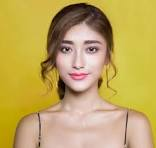
#> input picture notebook/download.jpeg, 156 x 148 px
$ jupyter execute retro_face_effect.ipynb
#> lines starting #> are read from the running program, lines starting #| are printed output that depends on the picture
[cell 1]
import cv2
import numpy as np
import matplotlib.pyplot as plt

[cell 2]
image_path = "download.jpeg"
img = cv2.imread(image_path)
#> img is the input picture: shape (148, 156, 3); mean B, G, R 93.6, 167.2, 193.1

if img is None:
    print("Image not found or failed to load.")

[cell 3]
# Load the image
image_path = "download.jpeg"
image = cv2.imread(image_path)
image = cv2.cvtColor(image, cv2.COLOR_BGR2RGB)  # Convert BGR to RGB for displaying with Matplotlib

[cell 4]
# Step 1: Pixelate the image
def pixelate(image, pixel_size=10):
    # Resize down
#> called with pixel_size = 10
    small = cv2.resize(image, (image.shape[1] // pixel_size, image.shape[0] // pixel_size), interpolation=cv2.INTER_LINEAR)
    # Resize up to original size
    pixelated_image = cv2.resize(small, (image.shape[1], image.shape[0]), interpolation=cv2.INTER_NEAREST)
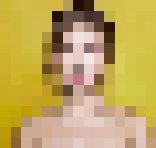
#> pixelated_image: shape (148, 156, 3); mean R, G, B 192.5, 166.7, 92.7
    return pixelated_image

pixelated_image = pixelate(image)

# Step 2: Add Noise (TV Static Effect)
def add_noise(image, amount=0.1):
#> called with amount = 0.1
    noisy_image = image.copy()
    num_salt = int(amount * image.size)
#> num_salt = 6926
    coords = [np.random.randint(0, i - 1, num_salt) for i in image.shape]
    noisy_image[coords[0], coords[1], :] = 255  # Salt (white noise)
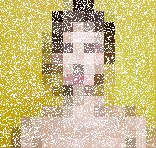
#> noisy_image: shape (148, 156, 3); mean R, G, B 208.7, 189.7, 134.7
    coords = [np.random.randint(0, i - 1, num_salt) for i in image.shape]
    noisy_image[coords[0], coords[1], :] = 0  # Pepper (black noise)
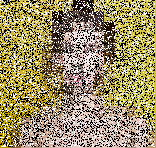
#> noisy_image: shape (148, 156, 3); mean R, G, B 154.5, 140.4, 99.3
    return noisy_image

noisy_image = add_noise(pixelated_image)

# Step 3: Add Scan Lines
def add_scan_lines(image, line_spacing=5):
#> called with line_spacing = 5
    scan_line_image = image.copy()
    for y in range(0, image.shape[0], line_spacing * 2):
        scan_line_image[y:y + line_spacing] = scan_line_image[y:y + line_spacing] // 2  # Darken lines
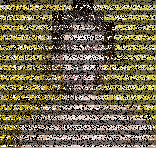
#> scan_line_image: shape (148, 156, 3); mean R, G, B 115.5, 104.8, 74.3
    return scan_line_image

[cell 5]
retro_image = add_scan_lines(noisy_image)

# Displaying the Original and Retro Effect Image
fig, ax = plt.subplots(1, 2, figsize=(12, 6))
ax[0].imshow(image)
ax[0].set_title("Original Image")
ax[0].axis("off")
ax[1].imshow(retro_image)
ax[1].set_title("Retro TV Effect")
ax[1].axis("off")
plt.show()

$ run again, with notebook/car.jpg copied over notebook/download.jpeg
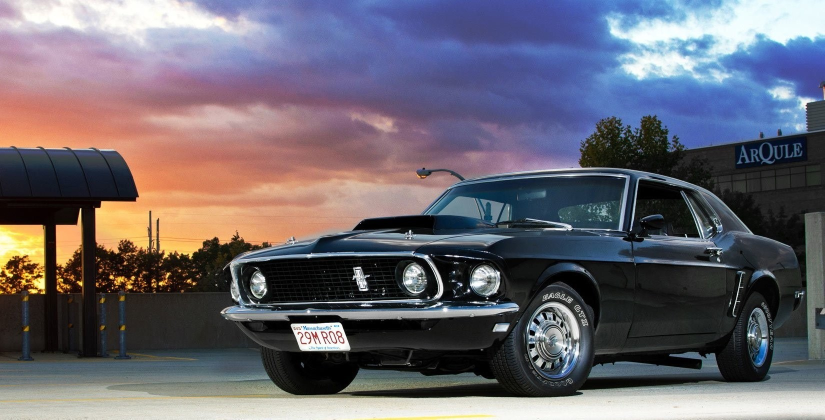
#> input picture notebook/car.jpg, 1649 x 839 px (shown at 1/2 size)
#> img is the input picture: shape (839, 1649, 3); mean B, G, R 112.3, 102.6, 106.7
#> in add_noise, `noisy_image[coords[0], coords[1], :] = 0`:
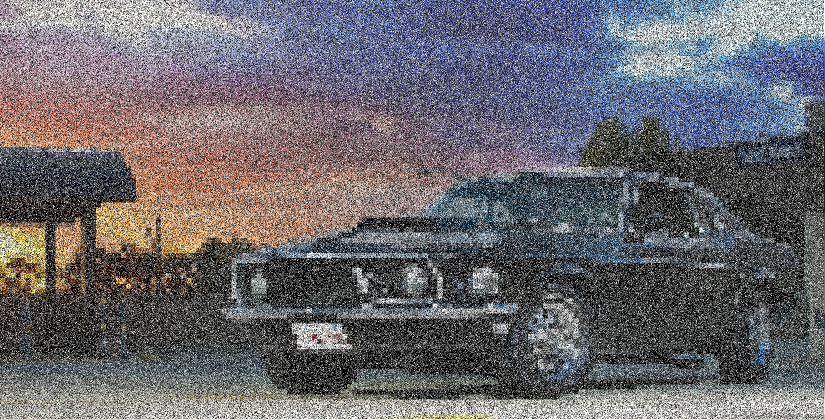
#> noisy_image: shape (839, 1649, 3) (shown at 1/2 size); mean R, G, B 107.4, 105.1, 110.5
#> after the loop in add_scan_lines, `for y in range(0, image.shape[0], line_spacing * 2):`:
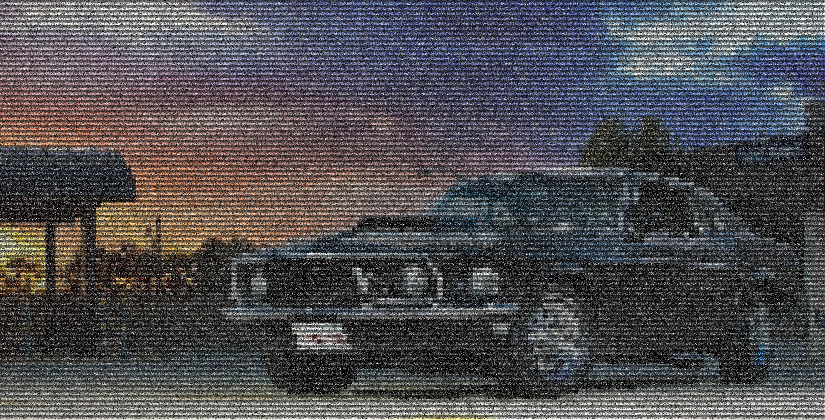
#> scan_line_image: shape (839, 1649, 3) (shown at 1/2 size); mean R, G, B 80.4, 78.7, 82.7
